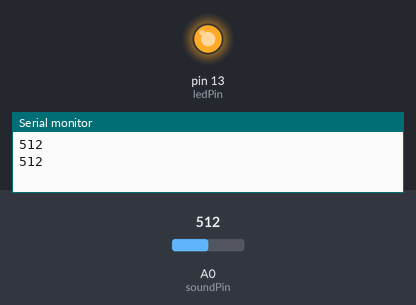
Recording of a sketch running on a simulated Arduino Uno, built with avr-gcc and run on an emulated ATmega328P. On the bench: output pins drawn as LEDs (lit = HIGH), the last lines printed to the serial monitor. The test bench sets the inputs (shaded band); at power-on: A0 (soundPin) = 512.

Above: at 2.8 s.
2.9 s: A0 (soundPin) set to 27
5.6 s: A0 (soundPin) set to 24
At 6.9 s:
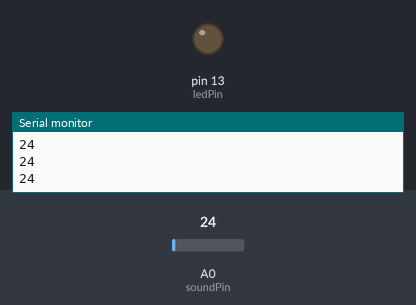
8.3 s: A0 (soundPin) set to 122
At 8.8 s:
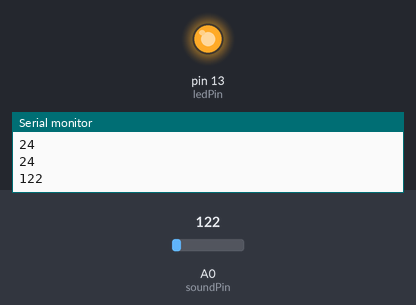
11.0 s: A0 (soundPin) set to 15
At 13.1 s:
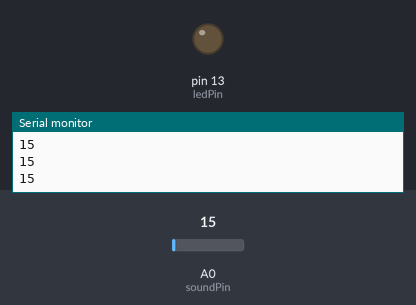
Timing chart, 0 to 14.6 s (numbered marks = the images above; inputs shaded):
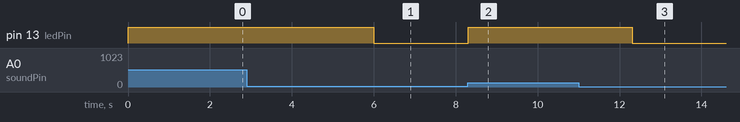

The sketch:

VoiceSensor.ino
```cpp
const int ledPin = 13; //pin 13 built-in led
const int soundPin = A0; //voice sensor attach to A0

void setup()
{
  pinMode(ledPin,OUTPUT); ////set pin13 as OUTPUT
  Serial.begin(9600); //initialize serial monitor
}

void loop()
{
  int value = analogRead(soundPin); //read the value of voice sensor
  Serial.println(value); //print the value
  if(value > 25) //if the value is greater than 25
  {
    digitalWrite(ledPin,HIGH); //turn on the led
    delay(2000); //delay 2s
  }
  else
  {
    digitalWrite(ledPin,LOW); //turn off the led
  }
}
```

Measured:
- the behaviour switches between 26 and 25 on A0 (soundPin) (found by bisection; images 0 and 1)
- after the input at 5.6 s, pin 13 (ledPin): HIGH → LOW after 0.40 s
- after the input at 8.3 s, pin 13 (ledPin): LOW → HIGH at once
- after the input at 11.0 s, pin 13 (ledPin): HIGH → LOW after 1.3 s
